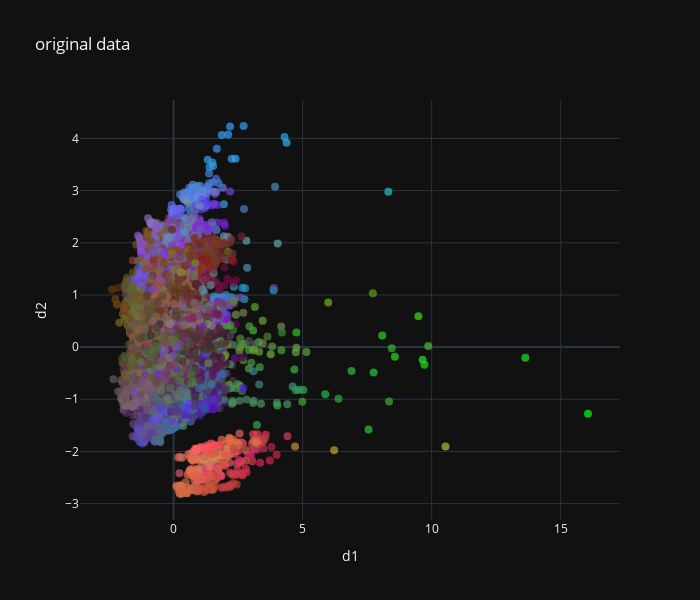

Here is the notebook cell this chart was saved with:
### Code cell
from sklearn.decomposition import PCA
from render import *

pca = PCA(n_components=5)
X_small = pca.fit_transform(X_norm)
y_n = y.to_numpy()[:,np.newaxis]
X_small=np.concatenate([X_small,np.ones_like(y_n),y_n],axis=1)
print(sum(pca.explained_variance_ratio_))
np.random.shuffle(X_small)
plot_2d_rgb(X_small[:,[4,3,2,1,0]],"original data",["d1","d2",'d3'], template='plotly_dark',dot_size=8)

### Figure 1 — Plotly figure (JSON) as saved in the notebook; plotly's stock layout.template omitted (floating-point values rounded to 4 significant figures; data arrays with more than 128 entries replaced by an {"elided": "..."} marker saying what was removed)
{"data": [{"marker": {"color": {"elided": "8760 str values"}, "opacity": 0.7, "size": 8}, "mode": "markers", "type": "scatter", "x": {"elided": "8760 float values"}, "y": {"elided": "8760 float values"}}], "layout": {"height": 600, "title": {"text": "original data"}, "width": 700, "xaxis": {"title": {"text": "d1"}}, "yaxis": {"title": {"text": "d2"}}}}
